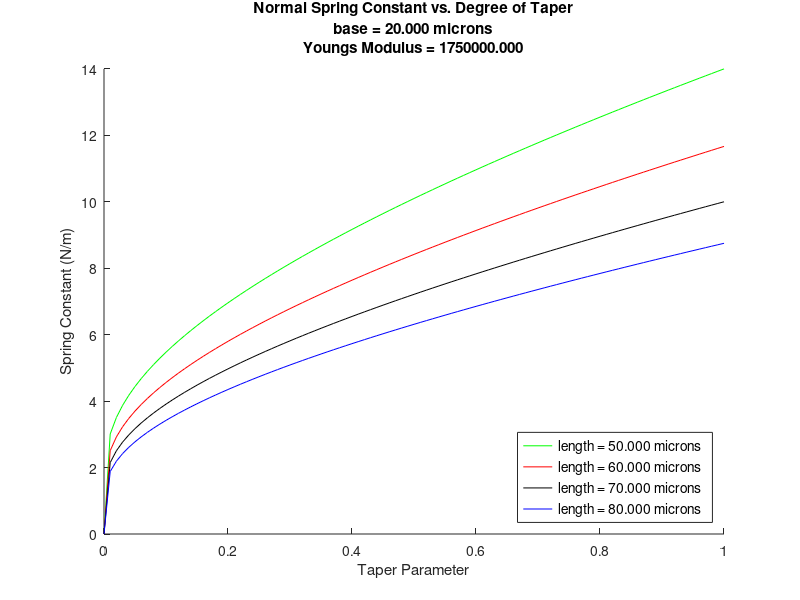

Write the MATLAB code that produced this figure. (Note: this script raises an error after producing the figure.)
% taperedBeamNormal.m
% plot of spring constant of a tapered beam in normal bending
% 30 December 2008 15:24:02 PST


% define constants
b = 20*10^-6;
L = 50:10:80;
L = L*10^-6;
E = 1.75*10^6;

close all;
figure;
hold on;

legendStringCells = {};
color = ['b' 'g' 'r' 'k'];
plotHandleVector = [];

for i=1:length(L)
	a = 0.0:0.01:0.99;
	k = E * b^2 / L(i) .* (a-1) ./ log(a);
	% matlab can't deal with limit a->1 so we manually put in data point
	k(length(k)+1) = E * b^2 / L(i);
	a(length(a)+1)=1.0;
	legendStringCells{i}=sprintf('length = %3.3f microns',L(i)*10^6);
	plotHandle(i) = plot(a,k,color(mod(i,4)+1));
	plotHandleVector = [plotHandleVector, plotHandle(i)];
end


legend(plotHandleVector, legendStringCells, 'FontSize', 10, ...
	'Location','SouthEast' );

ylabel('Spring Constant (N/m)')
xlabel('Taper Parameter')
%axis([0 1 0 0.2])

bString=sprintf('base = %3.3f microns',b*10^6);
eString=sprintf('Youngs Modulus = %3.3f',E);

title({'Normal Spring Constant vs. Degree of Taper';bString;eString})

formatPlot(gcf,gca,'Times New Roman',12);
printPlot(gcf,'taperedBeamPlot',4.0,3.0);

